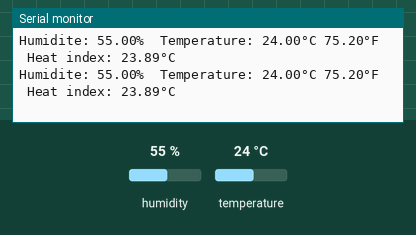
Simulated run of this sketch. Board: Arduino Uno, built with avr-gcc and run on an emulated ATmega328P. Parts: the last lines printed to the serial monitor. The inputs (shaded band) are chosen by the test bench; at power-on: humidity 55 %, temperature 24 °C.

Above: at 6.8 s.
6.9 s: humidity set to 22 %
At 10.4 s:
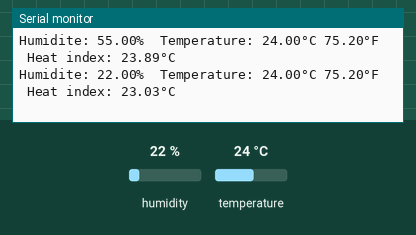
12.3 s: temperature set to 12 °C
At 14.6 s:
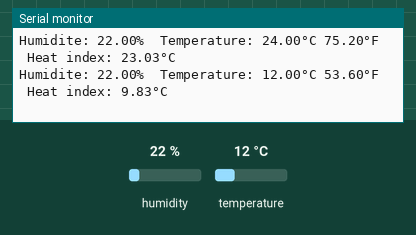
17.7 s: humidity set to 40 %
At 18.9 s:
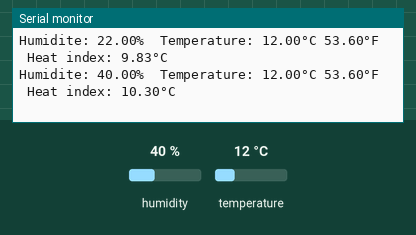
Timing chart, 0 to 20.7 s (numbered marks = the images above; inputs shaded):
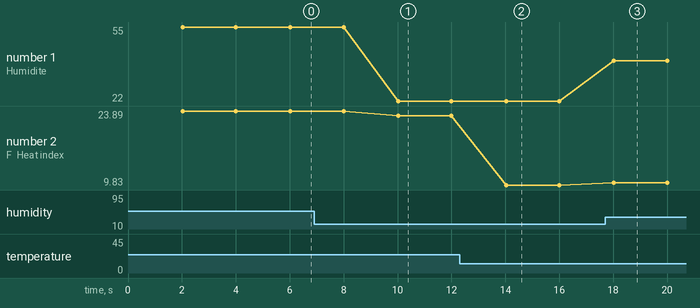

Measured:
- after the input at 6.9 s, the serial monitor: prints a new line after 3.1 s (image 1)
- after the input at 12.3 s, the serial monitor: prints a new line after 1.7 s (image 2)
- after the input at 17.7 s, the serial monitor: prints a new line after 0.32 s (image 3)
- plotted number 1: 55 → 22 after the input at 6.9 s, 22 → 40 after the input at 17.7 s
- plotted number 2: 23.89 → 23.03 after the input at 6.9 s, 23.03 → 9.83 after the input at 12.3 s, 9.83 → 10.3 after the input at 17.7 s

The sketch:

c06_dht11_test.ino
```cpp
#include "DHT.h"

#define DHTPIN 2
#define DHTTYPE DHT11   // DHT 11

unsigned long currentTime;

// Construction de l'objet
// dht
DHT dht(DHTPIN, DHTTYPE);

void setup() {
  Serial.begin(9600);
  Serial.println(F("DHTxx test!"));

  dht.begin();
}

void loop() {
  currentTime = millis();

  dhtTask(currentTime);
}

// Tâche de lecture du DHT11
void dhtTask(unsigned long now) {
  static unsigned long lastTime = 0;
  const int rate = 2000;

  if (now - lastTime >= rate) {
    // La lecture de la température peut prendre jusqu'à
    // 2 secondes. C'est un capteur lent.

    // De plus, ce n'est pas vraiment utile de prendre
    // la température de l'air ampbiant fréquemment

    lastTime = now;


    // Lecture de l'humidité
    float h = dht.readHumidity();

    // Lecture de la température en °C
    float t = dht.readTemperature();

    // Lecture de la température en °F (paramètre true)
    float f = dht.readTemperature(true);

    // Valider que toutes les lectures sont bonnes
    // Sinon on retourne plus tot.
    if (isnan(h) || isnan(t) || isnan(f)) {
      Serial.println(F("Echec de lecture du DHT!"));
      return;
    }

    // Calcule de l'indice humidex en °C
    // 3e paramètre : isFahreheit = false
    float hic = dht.computeHeatIndex(t, h, false);

    Serial.print(F("Humidite: "));
    Serial.print(h);
    Serial.print(F("%  Temperature: "));
    Serial.print(t);
    Serial.print(F("°C "));
    Serial.print(f);
    Serial.print(F("°F  Heat index: "));
    Serial.print(hic);
    Serial.println(F("°C "));
  }
}
```
